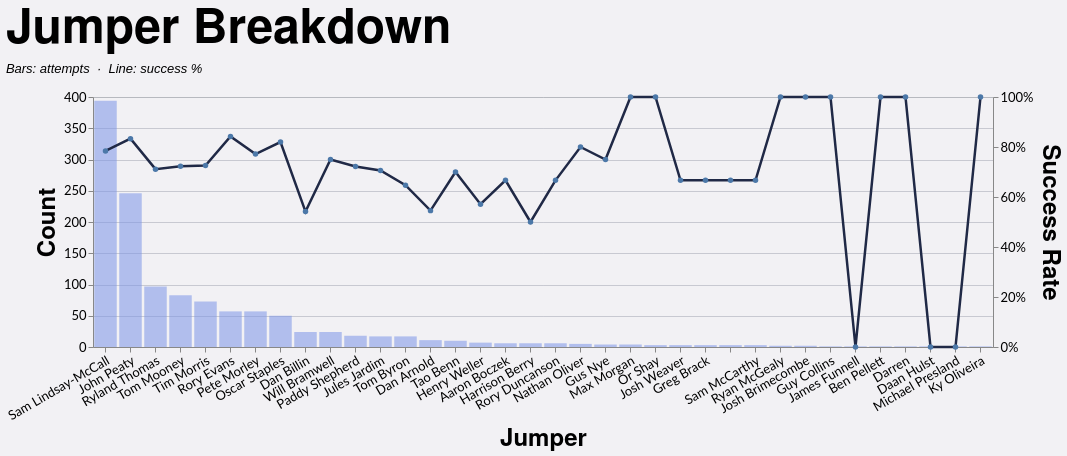

Specify this chart in Vega-Lite:
### Vega-Lite specification from a JSON file in a GitHub repository (floating-point values rounded to 4 significant figures; data arrays with more than 128 entries replaced by an {"elided": "..."} marker saying what was removed)
{"config": {"axis": {"labelFont": "Lato, sans-serif", "titleFont": "PT Sans Narrow, Helvetica Neue, Helvetica, Arial, sans-serif", "labelFontSize": 13, "titleFontSize": 24, "gridColor": "#202947", "gridOpacity": 0.2}, "header": {"labelFont": "PT Sans Narrow, Helvetica Neue, Helvetica, Arial, sans-serif", "titleFont": "PT Sans Narrow, Helvetica Neue, Helvetica, Arial, sans-serif", "labelFontSize": 24, "titleFontSize": 28, "labelFontWeight": "bold", "orient": "left"}, "legend": {"labelFont": "Lato, sans-serif", "titleFont": "PT Sans Narrow, Helvetica Neue, Helvetica, Arial, sans-serif", "labelFontSize": 14, "titleFontSize": 16, "titlePadding": 5, "fillColor": "white", "strokeColor": "black", "padding": 10, "titleFontWeight": "lighter", "titleFontStyle": "italic", "titleColor": "gray", "offset": 10}, "title": {"font": "PT Sans Narrow, Helvetica Neue, Helvetica, Arial, sans-serif", "fontSize": 48, "fontWeight": "bold", "anchor": "start", "align": "center", "titlePadding": 20, "subtitlePadding": 10, "subtitleFontSize": 13, "subtitleColor": "", "subtitleFontStyle": "italic", "offset": 15, "color": "black"}, "axisX": {"labelAngle": 0}, "facet": {"title": null, "header": null, "align": {"row": "each", "column": "each"}}, "resolve": {"scale": {"y": "independent", "facet": "independent"}}, "background": "#f2f1f4"}, "layer": [{"mark": {"type": "bar", "color": "#7d96e8", "opacity": 0.55}, "encoding": {"tooltip": [{"field": "jumper", "title": "Jumper", "type": "nominal"}, {"field": "won", "format": ",.0f", "title": "Won", "type": "quantitative"}, {"field": "attempts", "format": ",.0f", "title": "Attempts", "type": "quantitative"}, {"field": "success_rate", "format": ".1%", "title": "Success Rate", "type": "quantitative"}], "x": {"axis": {"labelAngle": -30}, "field": "jumper", "sort": "-y", "title": "Jumper", "type": "nominal"}, "y": {"axis": {"format": ",.0f", "orient": "left"}, "field": "attempts", "title": "Count", "type": "quantitative"}}, "transform": [{"filter": "(loSquad == 'All' || datum.squad == loSquad) && (loGameType == 'All' || (loGameType == 'League + Cup' && (datum.game_type == 'League' || datum.game_type == 'Cup')) || (loGameType == 'League only' && datum.game_type == 'League') || datum.game_type == loGameType) && (loOpposition == 'All' || datum.opposition == loOpposition) && (loThrower == 'All' || datum.thrower == loThrower) && (loJumper == 'All' || datum.jumper == loJumper) && (loArea == 'All' || datum.area == loArea) && (loNumbers == 'All' || datum.numbers == loNumbers) && (loCallType == 'All' || datum.call_type == loCallType)"}, {"filter": "(loSeason == 'All' || datum.season == loSeason)"}, {"aggregate": [{"op": "count", "as": "attempts"}, {"op": "sum", "field": "won", "as": "won"}], "groupby": ["jumper"]}, {"calculate": "datum.won / datum.attempts", "as": "success_rate"}]}, {"mark": {"type": "line", "color": "#202946", "point": true, "strokeWidth": 2.5}, "encoding": {"tooltip": [{"field": "jumper", "title": "Jumper", "type": "nominal"}, {"field": "won", "format": ",.0f", "title": "Won", "type": "quantitative"}, {"field": "attempts", "format": ",.0f", "title": "Attempts", "type": "quantitative"}, {"field": "success_rate", "format": ".1%", "title": "Success Rate", "type": "quantitative"}], "x": {"axis": {"labelAngle": -30}, "field": "jumper", "sort": "-y", "title": "Jumper", "type": "nominal"}, "y": {"axis": {"format": "%", "orient": "right"}, "field": "success_rate", "scale": {"domain": [0, 1]}, "title": "Success Rate", "type": "quantitative"}}, "transform": [{"filter": "(loSquad == 'All' || datum.squad == loSquad) && (loGameType == 'All' || (loGameType == 'League + Cup' && (datum.game_type == 'League' || datum.game_type == 'Cup')) || (loGameType == 'League only' && datum.game_type == 'League') || datum.game_type == loGameType) && (loOpposition == 'All' || datum.opposition == loOpposition) && (loThrower == 'All' || datum.thrower == loThrower) && (loJumper == 'All' || datum.jumper == loJumper) && (loArea == 'All' || datum.area == loArea) && (loNumbers == 'All' || datum.numbers == loNumbers) && (loCallType == 'All' || datum.call_type == loCallType)"}, {"filter": "(loSeason == 'All' || datum.season == loSeason)"}, {"aggregate": [{"op": "count", "as": "attempts"}, {"op": "sum", "field": "won", "as": "won"}], "groupby": ["jumper"]}, {"calculate": "datum.won / datum.attempts", "as": "success_rate"}]}], "data": {"name": "data-59bc52db6a970b6c64ce397bd37ae18f"}, "height": 250, "params": [{"name": "loSquad", "value": "All"}, {"name": "loSeason", "value": "All"}, {"name": "loGameType", "value": "All"}, {"name": "loOpposition", "value": "All"}, {"name": "loThrower", "value": "All"}, {"name": "loJumper", "value": "All"}, {"name": "loArea", "value": "All"}, {"name": "loNumbers", "value": "All"}, {"name": "loCallType", "value": "All"}], "resolve": {"scale": {"y": "independent"}}, "title": {"text": "Jumper Breakdown", "subtitle": "Bars: attempts  ·  Line: success %"}, "width": {"step": 25}, "$schema": "https://vega.github.io/schema/vega-lite/v5.20.1.json", "datasets": {"data-59bc52db6a970b6c64ce397bd37ae18f": {"elided": "1242 records"}}}
